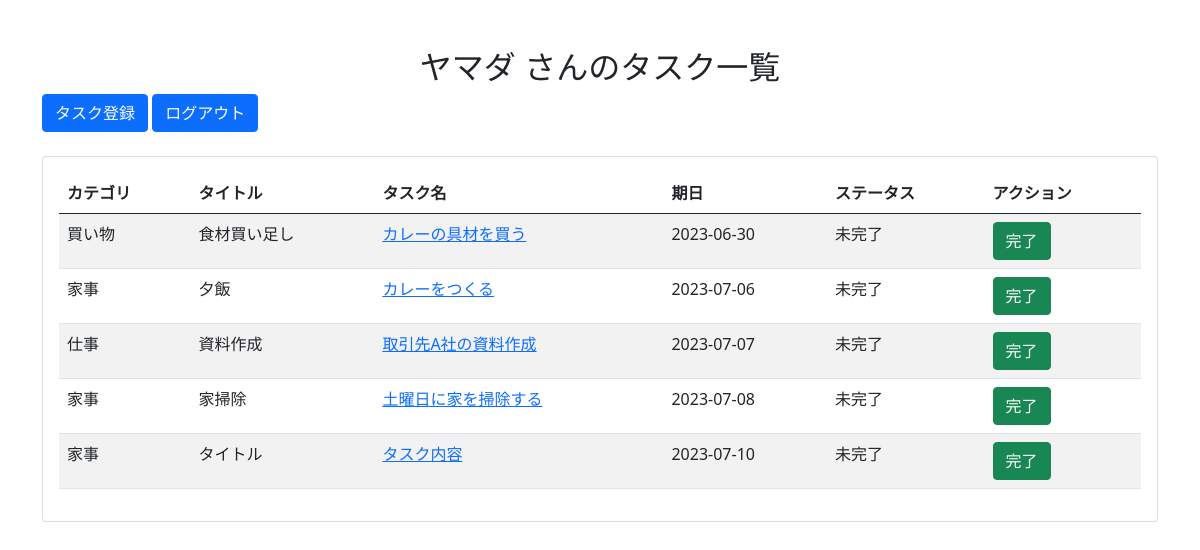
Screenshot of /todo_apps/top (signed in) with the database file from the repository.
### models.py (models this page shows)
class TodoCategory(Base):
    __tablename__ = 'todo_category'
    id = Column(Integer, primary_key=True)
    category_name = Column(String, nullable=False)

class Todo(Base):
    __tablename__ = 'todo'
    id = Column(Integer, primary_key=True)
    title = Column(String, nullable=False)
    content = Column(String, nullable=False)
    memo = Column(Text)
    status = Column(Integer, default=0)
    due_date = Column(DateTime, nullable=False)
    category_id = Column(Integer, ForeignKey('todo_category.id'))
    user_id = Column(Integer, ForeignKey('user.id'))
    user = relationship("User", backref="todos")
    category = relationship("TodoCategory", backref="todos")

### views.py (the view)
@app.route("/todo_apps/top")
def top():
    todos = business_logic.find_todo_all(session["u_id"])
    return render_template("top.html", todos=todos)

### business_logic.py (called while the page is built)
def find_todo_all(u_id):
    todo_list = data_access.find_todo_all(u_id)
    todos = []
    for todo in todo_list:
        todo_item = {
            "id": todo.id,
            "title": todo.title,
            "category": todo.category.category_name,
            "content": todo.content,
            "due_date": f"{todo.due_date:%Y-%m-%d}",
            "status": "未完了" if todo.status == consts.STATUS_INCOMPLETE else "完了"
        }
        todos.append(todo_item)
    return todos

### data_access.py (called while the page is built)
def get_session():
    db_path = os.path.join('sqlite:///', 'db', 'todo.db')
    engine = create_engine(db_path)
    Session = sessionmaker(bind=engine)
    session = Session()
    return session

def find_todo_all(u_id):
    session = get_session()
    todo_list = session.query(Todo).filter(Todo.user_id == u_id, Todo.status == consts.STATUS_INCOMPLETE).order_by(Todo.due_date.asc()).all()
    return todo_list

### templates/top.html (shortened to what this page needs)
<!DOCTYPE html>
<html>
<head>
  <link rel="stylesheet" href="https://stackpath.bootstrapcdn.com/bootstrap/5.0.0-alpha1/css/bootstrap.min.css">
</head>
<body>
  <div class="container mt-5">
    <h2 class="text-center">{{ session["name"] }} さんのタスク一覧</h2>
    <a href="{{ url_for('show_create') }}" class="btn btn-primary mr-3">タスク登録</a>
    <a href="{{ url_for('logout') }}" class="btn btn-primary">ログアウト</a>
    <div class="card mt-4">
      <div class="card-body">
        <table class="table table-striped">
          <thead>
            <tr>
              <th>カテゴリ</th>
              <th>タイトル</th>
              <th>タスク名</th>
              <th>期日</th>
              <th>ステータス</th>
              <th>アクション</th>
            </tr>
          </thead>
          <tbody>
            {% for todo_item in todos %}
            <tr>
              <td>{{ todo_item["category"] }}</td>
              <td>{{ todo_item["title"] }}</td>
              <td><a href="{{ url_for('show_detail', t_id=todo_item['id']) }}">{{ todo_item["content"] }}</a></td>
              <td>{{ todo_item["due_date"] }}</td>
              <td>{{ todo_item["status"] }}</td>
              <td><a href="{{ url_for('update_todo_done', t_id=todo_item['id']) }}" class="btn btn-success">完了</a></td>
            </tr>
            {% endfor %}
          </tbody>
        </table>
      </div>
    </div>
  </div>
</body>
</html>

### rows the page displays
TodoCategory: category "買い物"
Todo: title "食材買い足し", content "カレーの具材を買う"
TodoCategory: category "家事" "家事" "家事"
Todo: title "夕飯", content "カレーをつくる"
TodoCategory: category "仕事"
Todo: title "資料作成", content "取引先A社の資料作成"
Todo: title "家掃除", content "土曜日に家を掃除する"
Todo: title "タイトル", content "タスク内容"

### other values shown
{{ session["name"] }} "ヤマダ"
{{ todo_item["due_date"] }} "2023-06-30" "2023-07-06" "2023-07-07" "2023-07-08" "2023-07-10"
{{ todo_item["status"] }} "未完了" "未完了" "未完了" "未完了" "未完了"
